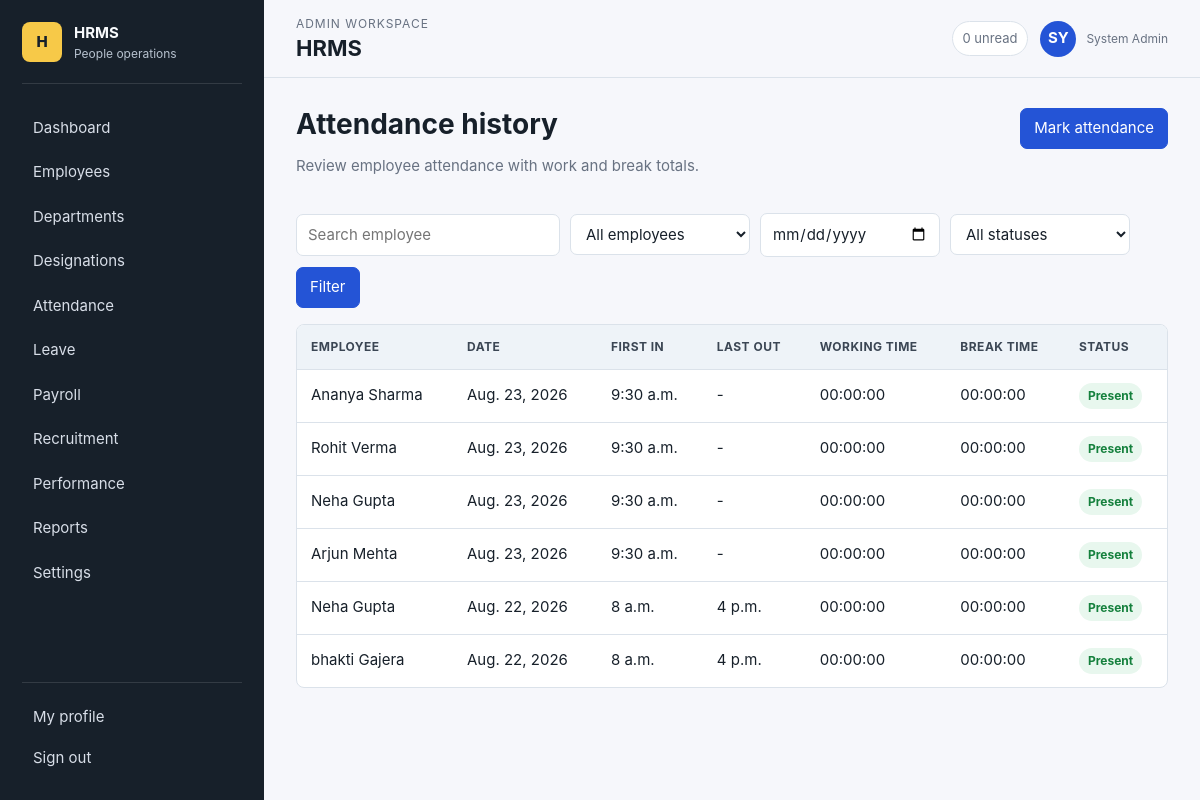
Page /attendance/ (signed in) on the committed database.
### ems/models.py (models this page shows, shortened)
class TimeStampedModel(models.Model):
    created_at = models.DateTimeField(auto_now_add=True)
    updated_at = models.DateTimeField(auto_now=True)
    class Meta:
        abstract = True

class Attendance(TimeStampedModel):
    class Status(models.TextChoices):
        PRESENT="present", "Present"; ABSENT="absent", "Absent"; HALF_DAY="half", "Half day"; LATE="late", "Late"
    employee = models.ForeignKey(Employee, on_delete=models.CASCADE, related_name="attendance")
    date = models.DateField()
    check_in = models.TimeField(null=True, blank=True)
    check_out = models.TimeField(null=True, blank=True)
    status = models.CharField(max_length=10, choices=Status.choices, default=Status.PRESENT)
    class Meta:
        constraints = [models.UniqueConstraint(fields=["employee", "date"], name="unique_employee_attendance")]
        ordering = ["-date"]
    @property
    def sessions_total(self):
        return sum((session.duration for session in self.sessions.all()), timedelta())
    @property
    def break_total(self):
        sessions = list(self.sessions.order_by("punch_in"))
        return sum((max(timedelta(), later.punch_in - earlier.punch_out) for earlier, later in zip(sessions, sessions[1:]) if earlier.punch_out), timedelta())
    @property
    def first_punch_in(self):
        session = self.sessions.order_by("punch_in").first()
        return session.punch_in if session else None
    @property
    def last_punch_out(self):
        session = self.sessions.filter(punch_out__isnull=False).order_by("-punch_out").first()
        return session.punch_out if session else None

class Employee(TimeStampedModel):
    class Status(models.TextChoices):
        ACTIVE = "active", "Active"
        INACTIVE = "inactive", "Inactive"
    class Gender(models.TextChoices):
        FEMALE = "female", "Female"
        MALE = "male", "Male"
        OTHER = "other", "Other"
    user = models.OneToOneField(settings.AUTH_USER_MODEL, on_delete=models.CASCADE, related_name="employee", null=True, blank=True)
    employee_id = models.CharField(max_length=20, unique=True)
    department = models.ForeignKey(Department, on_delete=models.PROTECT, related_name="employees")
    designation = models.ForeignKey(Designation, on_delete=models.PROTECT, related_name="employees")
    phone = models.CharField(max_length=25)
    date_of_birth = models.DateField(null=True, blank=True)
    gender = models.CharField(max_length=10, choices=Gender.choices, blank=True)
    address = models.TextField(blank=True)
    joining_date = models.DateField()
    status = models.CharField(max_length=10, choices=Status.choices, default=Status.ACTIVE)
    profile_photo = models.ImageField(upload_to="profiles/", blank=True)
    emergency_contact = models.CharField(max_length=25, blank=True)
    @property
    def full_name(self): return self.user.get_full_name() if self.user else self.employee_id

### ems/views.py (the view)
# urls.py: path("",views.dashboard,name="dashboard"),path("login/",auth_views.LoginView.as_view(template_name="registration/login.html"),name="login"),path("logout/",views.logout_view,name="logout"),path("profil
@login_required
def attendance(request):
    records=Attendance.objects.select_related("employee__user").prefetch_related("sessions"); target=None
    if is_admin(request.user):
        if request.GET.get("employee"): records=records.filter(employee_id=request.GET["employee"])
    else: target=employee_for(request.user); records=records.filter(employee=target)
    if request.GET.get("date"): records=records.filter(date=request.GET["date"])
    if request.GET.get("status"): records=records.filter(status=request.GET["status"])
    if request.GET.get("q") and is_admin(request.user): records=records.filter(Q(employee__employee_id__icontains=request.GET["q"])|Q(employee__user__first_name__icontains=request.GET["q"])|Q(employee__user__last_name__icontains=request.GET["q"]))
    page = paginate(request, records)
    for record in page:
        record.working_time = format_duration(record.sessions_total)
        record.break_time = format_duration(record.break_total)
    return render(request,"ems/attendance.html",{"records":page,"employees":Employee.objects.filter(status="active"),"is_admin":is_admin(request.user),"today":timezone.localdate(),"status_choices":Attendance.Status.choices})

### ems/views.py (called while the page is built)
def is_admin(user): return user.is_authenticated and user.is_staff

def format_duration(value):
    seconds = max(0, int(value.total_seconds()))
    return f"{seconds // 3600:02}:{(seconds % 3600) // 60:02}:{seconds % 60:02}"

def paginate(request, records, per_page=12):
    return Paginator(records, per_page).get_page(request.GET.get("page"))

### templates/ems/attendance.html (shortened to what this page needs)
{% extends "base.html" %}
{% block content %}
  <div class="page-head">
    <div>
      <h1>Attendance history</h1>
      <p class="muted">{% if is_admin %}Review employee attendance with work and break totals.{% else %}Review your work sessions and daily totals.{% endif %}</p>
    </div>
    {% if is_admin %}<a class="btn primary" href="{% url 'ems:attendance_add' %}">Mark attendance</a>{% endif %}
  </div>
  <form class="toolbar" method="get">
    {% if is_admin %}
      <input class="input" name="q" value="{{ request.GET.q }}" placeholder="Search employee">
      <select class="input" name="employee">
        <option value="">All employees</option>
      </select>
    {% endif %}
    <input class="input" name="date" type="date" value="{{ request.GET.date }}">
    <select class="input" name="status">
      <option value="">All statuses</option>
    </select>
    <button class="btn primary">Filter</button>
  </form>
  <div class="table-wrap">
    <table>
      <thead><tr><th>Employee</th><th>Date</th><th>First in</th><th>Last out</th><th>Working time</th><th>Break time</th><th>Status</th></tr></thead>
      <tbody>
        {% for r in records %}
          <tr>
            <td>{{ r.employee.full_name }}</td>
            <td>{{ r.date }}</td>
            <td>{{ r.first_punch_in|date:"H:i"|default:r.check_in|default:"-" }}</td>
            <td>{{ r.last_punch_out|date:"H:i"|default:r.check_out|default:"-" }}</td>
            <td>{{ r.working_time }}</td>
            <td>{{ r.break_time }}</td>
            <td><span class="badge {{ r.status }}">{{ r.get_status_display }}</span></td>
          </tr>
        {% empty %}
          <tr><td colspan="7" class="empty">No attendance records found.</td></tr>
        {% endfor %}
      </tbody>
    </table>
  </div>
{% endblock %}

### templates/components/topbar.html (shortened to what this page needs)
<header class="app-topbar">
  <div>
    <p class="eyebrow">{% if request.user.is_staff %}Admin workspace{% else %}Employee workspace{% endif %}</p>
    <h1>{% block page_title %}HRMS{% endblock %}</h1>
  </div>
  <div class="topbar-user">
    <span class="notification-pill">0 unread</span>
    <a class="user-chip" href="{% url 'ems:profile' %}">
      <span>{{ request.user.get_full_name|default:request.user.username|slice:":2"|upper }}</span>
      <small>{{ request.user.get_full_name|default:request.user.username }}</small>
    </a>
  </div>
</header>

### static/css/app.css (style rules this page uses)
:root { --bg: #f6f7fb; --surface: #ffffff; --surface-soft: #eef3f8; --text: #17202a; --muted: #687282; --border: #dbe2ea; --primary: #2454d6; --primary-dark: #193b99; --accent: #0f8b8d; --success: #15803d; --warning: #b7791f; --danger: #c2412d; --info: #0369a1; --radius: 8px; --shadow: 0 12px 30px rgba(28, 39, 58, .08); --sidebar: 264px; font-family: Inter, ui-sans-serif, system-ui, -apple-system, BlinkMacSystemFont, "Segoe UI", sans-serif; }
* { box-sizing: border-box; }
html { min-height: 100%; }
body { margin: 0; min-height: 100vh; background: var(--bg); color: var(--text); font-size: 15px; line-height: 1.5; }
a { color: inherit; text-decoration: none; }
button, input, select, textarea { font: inherit; }
.brand-mark small, .user-chip small { display: block; color: var(--muted); font-size: 12px; }
.app-topbar { position: sticky; top: 0; z-index: 10; height: 78px; display: flex; align-items: center; gap: 18px; justify-content: space-between; padding: 14px 32px; background: rgba(246,247,251,.94); border-bottom: 1px solid var(--border); backdrop-filter: blur(10px); }
.app-topbar h1 { margin: 0; font-size: 22px; line-height: 1.2; }
.eyebrow { margin: 0 0 2px; color: var(--muted); font-size: 12px; text-transform: uppercase; letter-spacing: .08em; }
.topbar-user { display: flex; align-items: center; gap: 12px; }
.notification-pill { border: 1px solid var(--border); border-radius: 999px; padding: 7px 10px; color: var(--muted); background: var(--surface); font-size: 13px; }
.user-chip { display: flex; align-items: center; gap: 10px; }
.user-chip span { display: grid; place-items: center; width: 36px; height: 36px; border-radius: 999px; background: var(--primary); color: #fff; font-weight: 700; }
.page-head, .section-head { display: flex; align-items: flex-start; justify-content: space-between; gap: 18px; margin-bottom: 20px; }
.page-head h1, .section-head h2 { margin: 0; font-size: 28px; line-height: 1.15; }
.muted { color: var(--muted); }
.btn { display: inline-flex; align-items: center; justify-content: center; gap: 8px; min-height: 38px; border-radius: 7px; border: 1px solid var(--border); background: var(--surface); color: var(--text); padding: 8px 13px; cursor: pointer; }
.btn.primary { background: var(--primary); border-color: var(--primary); color: #fff; }
.toolbar, .filter-bar { display: flex; flex-wrap: wrap; gap: 10px; align-items: center; margin-bottom: 16px; }
.input, input[type="text"], input[type="email"], input[type="password"], input[type="date"], input[type="time"], input[type="number"], select, textarea { width: 100%; min-height: 40px; border: 1px solid var(--border); border-radius: 7px; padding: 9px 11px; background: #fff; color: var(--text); }
.toolbar .input { width: auto; min-width: 180px; }
.table-wrap { overflow-x: auto; border: 1px solid var(--border); border-radius: var(--radius); background: var(--surface); }
table { width: 100%; border-collapse: collapse; min-width: 780px; }
th, td { padding: 13px 14px; border-bottom: 1px solid var(--border); text-align: left; vertical-align: middle; }
th { background: var(--surface-soft); color: #3b4654; font-size: 12px; text-transform: uppercase; letter-spacing: .04em; }
tr:last-child td { border-bottom: 0; }
.badge { display: inline-flex; align-items: center; border-radius: 999px; padding: 4px 9px; font-size: 12px; font-weight: 750; background: #e8edf5; color: #4b5563; }
.badge.active, .badge.present, .badge.approved, .badge.paid, .badge.success { background: #e8f7ee; color: var(--success); }

### rows in the picture
Attendance: employee.full_name "Ananya Sharma", date "Aug. 23, 2026", first_punch_in "9:30 a.m.", last_punch_out "-", working_time "00:00:00", break_time "00:00:00", status "Present"
Attendance: employee.full_name "Rohit Verma", date "Aug. 23, 2026", first_punch_in "9:30 a.m.", last_punch_out "-", working_time "00:00:00", break_time "00:00:00", status "Present"
Attendance: employee.full_name "Neha Gupta", date "Aug. 23, 2026", first_punch_in "9:30 a.m.", last_punch_out "-", working_time "00:00:00", break_time "00:00:00", status "Present"
Attendance: employee.full_name "Arjun Mehta", date "Aug. 23, 2026", first_punch_in "9:30 a.m.", last_punch_out "-", working_time "00:00:00", break_time "00:00:00", status "Present"
Attendance: employee.full_name "Neha Gupta", date "Aug. 22, 2026", first_punch_in "8 a.m.", last_punch_out "4 p.m.", working_time "00:00:00", break_time "00:00:00", status "Present"
Attendance: employee.full_name "bhakti Gajera", date "Aug. 22, 2026", first_punch_in "8 a.m.", last_punch_out "4 p.m.", working_time "00:00:00", break_time "00:00:00", status "Present"

### other values in the picture
{{ request.user.get_full_name|default:request.user.username }} "System Admin"
